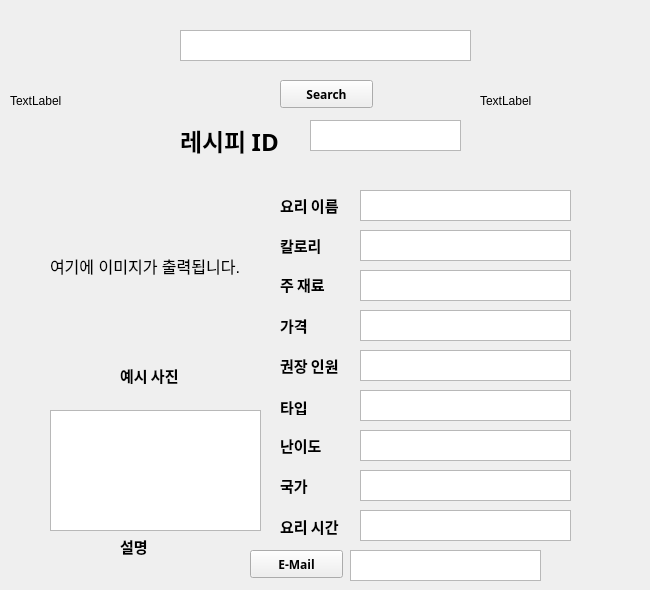
   <widget class="QWidget" name="tab">
    <attribute name="title">
     <string>Search(Name)</string>
    </attribute>
    <widget class="QPushButton" name="pushButton">
     <property name="geometry">
      <rect>
       <x>280</x>
       <y>80</y>
       <width>93</width>
       <height>28</height>
      </rect>
     </property>
     <property name="font">
      <font>
       <family>휴먼매직체</family>
       <weight>75</weight>
       <bold>true</bold>
      </font>
     </property>
     <property name="text">
      <string>Search</string>
     </property>
    </widget>
    <widget class="QTextEdit" name="textEdit_4">
     <property name="geometry">
      <rect>
       <x>180</x>
       <y>30</y>
       <width>291</width>
       <height>31</height>
      </rect>
     </property>
    </widget>
    <widget class="QTextBrowser" name="textBrowser_2">
     <property name="geometry">
      <rect>
       <x>310</x>
       <y>120</y>
       <width>151</width>
       <height>31</height>
      </rect>
     </property>
     <property name="html">
      <string>&lt;!DOCTYPE HTML PUBLIC &quot;-//W3C//DTD HTML 4.0//EN&quot; &quot;http://www.w3.org/TR/REC-html40/strict.dtd&quot;&gt;
&lt;html&gt;&lt;head&gt;&lt;meta name=&quot;qrichtext&quot; content=&quot;1&quot; /&gt;&lt;style type=&quot;text/css&quot;&gt;
p, li { white-space: pre-wrap; }
&lt;/style&gt;&lt;/head&gt;&lt;body style=&quot; font-family:'휴먼매직체'; font-size:9pt; font-weight:400; font-style:normal;&quot;&gt;
&lt;p style=&quot;-qt-paragraph-type:empty; margin-top:0px; margin-bottom:0px; margin-left:0px; margin-right:0px; -qt-block-indent:0; text-indent:0px; font-family:'Gulim';&quot;&gt;&lt;br /&gt;&lt;/p&gt;&lt;/body&gt;&lt;/html&gt;</string>
     </property>
    </widget>
    <widget class="QTextBrowser" name="textBrowser_4">
     <property name="geometry">
      <rect>
       <x>360</x>
       <y>190</y>
       <width>211</width>
       <height>31</height>
      </rect>
     </property>
     <property name="html">
      <string>&lt;!DOCTYPE HTML PUBLIC &quot;-//W3C//DTD HTML 4.0//EN&quot; &quot;http://www.w3.org/TR/REC-html40/strict.dtd&quot;&gt;
&lt;html&gt;&lt;head&gt;&lt;meta name=&quot;qrichtext&quot; content=&quot;1&quot; /&gt;&lt;style type=&quot;text/css&quot;&gt;
p, li { white-space: pre-wrap; }
&lt;/style&gt;&lt;/head&gt;&lt;body style=&quot; font-family:'휴먼매직체'; font-size:9pt; font-weight:400; font-style:normal;&quot;&gt;
&lt;p style=&quot;-qt-paragraph-type:empty; margin-top:0px; margin-bottom:0px; margin-left:0px; margin-right:0px; -qt-block-indent:0; text-indent:0px; font-family:'Gulim';&quot;&gt;&lt;br /&gt;&lt;/p&gt;&lt;/body&gt;&lt;/html&gt;</string>
     </property>
    </widget>
    <widget class="QTextBrowser" name="textBrowser_5">
     <property name="geometry">
      <rect>
       <x>360</x>
       <y>230</y>
       <width>211</width>
       <height>31</height>
      </rect>
     </property>
     <property name="html">
      <string>&lt;!DOCTYPE HTML PUBLIC &quot;-//W3C//DTD HTML 4.0//EN&quot; &quot;http://www.w3.org/TR/REC-html40/strict.dtd&quot;&gt;
&lt;html&gt;&lt;head&gt;&lt;meta name=&quot;qrichtext&quot; content=&quot;1&quot; /&gt;&lt;style type=&quot;text/css&quot;&gt;
p, li { white-space: pre-wrap; }
&lt;/style&gt;&lt;/head&gt;&lt;body style=&quot; font-family:'휴먼매직체'; font-size:9pt; font-weight:400; font-style:normal;&quot;&gt;
&lt;p style=&quot;-qt-paragraph-type:empty; margin-top:0px; margin-bottom:0px; margin-left:0px; margin-right:0px; -qt-block-indent:0; text-indent:0px; font-family:'Gulim';&quot;&gt;&lt;br /&gt;&lt;/p&gt;&lt;/body&gt;&lt;/html&gt;</string>
     </property>
    </widget>
    <widget class="QTextBrowser" name="textBrowser_6">
     <property name="geometry">
      <rect>
       <x>360</x>
       <y>270</y>
       <width>211</width>
       <height>31</height>
      </rect>
     </property>
     <property name="html">
      <string>&lt;!DOCTYPE HTML PUBLIC &quot;-//W3C//DTD HTML 4.0//EN&quot; &quot;http://www.w3.org/TR/REC-html40/strict.dtd&quot;&gt;
&lt;html&gt;&lt;head&gt;&lt;meta name=&quot;qrichtext&quot; content=&quot;1&quot; /&gt;&lt;style type=&quot;text/css&quot;&gt;
p, li { white-space: pre-wrap; }
&lt;/style&gt;&lt;/head&gt;&lt;body style=&quot; font-family:'휴먼매직체'; font-size:9pt; font-weight:400; font-style:normal;&quot;&gt;
&lt;p style=&quot;-qt-paragraph-type:empty; margin-top:0px; margin-bottom:0px; margin-left:0px; margin-right:0px; -qt-block-indent:0; text-indent:0px; font-family:'Gulim';&quot;&gt;&lt;br /&gt;&lt;/p&gt;&lt;/body&gt;&lt;/html&gt;</string>
     </property>
    </widget>
    <widget class="QTextBrowser" name="textBrowser_7">
     <property name="geometry">
      <rect>
       <x>360</x>
       <y>310</y>
       <width>211</width>
       <height>31</height>
      </rect>
     </property>
     <property name="html">
      <string>&lt;!DOCTYPE HTML PUBLIC &quot;-//W3C//DTD HTML 4.0//EN&quot; &quot;http://www.w3.org/TR/REC-html40/strict.dtd&quot;&gt;
&lt;html&gt;&lt;head&gt;&lt;meta name=&quot;qrichtext&quot; content=&quot;1&quot; /&gt;&lt;style type=&quot;text/css&quot;&gt;
p, li { white-space: pre-wrap; }
&lt;/style&gt;&lt;/head&gt;&lt;body style=&quot; font-family:'휴먼매직체'; font-size:9pt; font-weight:400; font-style:normal;&quot;&gt;
&lt;p style=&quot;-qt-paragraph-type:empty; margin-top:0px; margin-bottom:0px; margin-left:0px; margin-right:0px; -qt-block-indent:0; text-indent:0px; font-family:'Gulim';&quot;&gt;&lt;br /&gt;&lt;/p&gt;&lt;/body&gt;&lt;/html&gt;</string>
     </property>
    </widget>
    <widget class="QTextBrowser" name="textBrowser_8">
     <property name="geometry">
      <rect>
       <x>360</x>
       <y>350</y>
       <width>211</width>
       <height>31</height>
      </rect>
     </property>
     <property name="html">
      <string>&lt;!DOCTYPE HTML PUBLIC &quot;-//W3C//DTD HTML 4.0//EN&quot; &quot;http://www.w3.org/TR/REC-html40/strict.dtd&quot;&gt;
&lt;html&gt;&lt;head&gt;&lt;meta name=&quot;qrichtext&quot; content=&quot;1&quot; /&gt;&lt;style type=&quot;text/css&quot;&gt;
p, li { white-space: pre-wrap; }
&lt;/style&gt;&lt;/head&gt;&lt;body style=&quot; font-family:'휴먼매직체'; font-size:9pt; font-weight:400; font-style:normal;&quot;&gt;
&lt;p style=&quot;-qt-paragraph-type:empty; margin-top:0px; margin-bottom:0px; margin-left:0px; margin-right:0px; -qt-block-indent:0; text-indent:0px; font-family:'Gulim';&quot;&gt;&lt;br /&gt;&lt;/p&gt;&lt;/body&gt;&lt;/html&gt;</string>
     </property>
    </widget>
    <widget class="QLabel" name="label_6">
     <property name="geometry">
      <rect>
       <x>180</x>
       <y>120</y>
       <width>151</width>
       <height>41</height>
      </rect>
     </property>
     <property name="font">
      <font>
       <family>휴먼매직체</family>
       <pointsize>18</pointsize>
       <weight>75</weight>
       <italic>false</italic>
       <bold>true</bold>
       <underline>false</underline>
      </font>
     </property>
     <property name="text">
      <string>레시피 ID</string>
     </property>
    </widget>
    <widget class="QLabel" name="label_7">
     <property name="geometry">
      <rect>
       <x>280</x>
       <y>195</y>
       <width>71</width>
       <height>21</height>
      </rect>
     </property>
     <property name="font">
      <font>
       <family>휴먼매직체</family>
       <pointsize>11</pointsize>
       <weight>75</weight>
       <bold>true</bold>
      </font>
     </property>
     <property name="text">
      <string>요리 이름</string>
     </property>
    </widget>
    <widget class="QTextBrowser" name="textBrowser_9">
     <property name="geometry">
      <rect>
       <x>50</x>
       <y>410</y>
       <width>211</width>
       <height>121</height>
      </rect>
     </property>
     <property name="font">
      <font>
       <pointsize>11</pointsize>
      </font>
     </property>
     <property name="html">
      <string>&lt;!DOCTYPE HTML PUBLIC &quot;-//W3C//DTD HTML 4.0//EN&quot; &quot;http://www.w3.org/TR/REC-html40/strict.dtd&quot;&gt;
&lt;html&gt;&lt;head&gt;&lt;meta name=&quot;qrichtext&quot; content=&quot;1&quot; /&gt;&lt;style type=&quot;text/css&quot;&gt;
p, li { white-space: pre-wrap; }
&lt;/style&gt;&lt;/head&gt;&lt;body style=&quot; font-family:'휴먼매직체'; font-size:11pt; font-weight:400; font-style:normal;&quot;&gt;
&lt;p style=&quot;-qt-paragraph-type:empty; margin-top:0px; margin-bottom:0px; margin-left:0px; margin-right:0px; -qt-block-indent:0; text-indent:0px;&quot;&gt;&lt;br /&gt;&lt;/p&gt;&lt;/body&gt;&lt;/html&gt;</string>
     </property>
    </widget>
    <widget class="QTextBrowser" name="textBrowser_10">
     <property name="geometry">
      <rect>
       <x>360</x>
       <y>470</y>
       <width>211</width>
       <height>31</height>
      </rect>
     </property>
     <property name="html">
      <string>&lt;!DOCTYPE HTML PUBLIC &quot;-//W3C//DTD HTML 4.0//EN&quot; &quot;http://www.w3.org/TR/REC-html40/strict.dtd&quot;&gt;
&lt;html&gt;&lt;head&gt;&lt;meta name=&quot;qrichtext&quot; content=&quot;1&quot; /&gt;&lt;style type=&quot;text/css&quot;&gt;
p, li { white-space: pre-wrap; }
&lt;/style&gt;&lt;/head&gt;&lt;body style=&quot; font-family:'휴먼매직체'; font-size:9pt; font-weight:400; font-style:normal;&quot;&gt;
&lt;p style=&quot;-qt-paragraph-type:empty; margin-top:0px; margin-bottom:0px; margin-left:0px; margin-right:0px; -qt-block-indent:0; text-indent:0px; font-family:'Gulim';&quot;&gt;&lt;br /&gt;&lt;/p&gt;&lt;/body&gt;&lt;/html&gt;</string>
     </property>
    </widget>
    <widget class="QTextBrowser" name="textBrowser_11">
     <property name="geometry">
      <rect>
       <x>360</x>
       <y>430</y>
       <width>211</width>
       <height>31</height>
      </rect>
     </property>
     <property name="html">
      <string>&lt;!DOCTYPE HTML PUBLIC &quot;-//W3C//DTD HTML 4.0//EN&quot; &quot;http://www.w3.org/TR/REC-html40/strict.dtd&quot;&gt;
&lt;html&gt;&lt;head&gt;&lt;meta name=&quot;qrichtext&quot; content=&quot;1&quot; /&gt;&lt;style type=&quot;text/css&quot;&gt;
p, li { white-space: pre-wrap; }
&lt;/style&gt;&lt;/head&gt;&lt;body style=&quot; font-family:'휴먼매직체'; font-size:9pt; font-weight:400; font-style:normal;&quot;&gt;
&lt;p style=&quot;-qt-paragraph-type:empty; margin-top:0px; margin-bottom:0px; margin-left:0px; margin-right:0px; -qt-block-indent:0; text-indent:0px; font-family:'Gulim';&quot;&gt;&lt;br /&gt;&lt;/p&gt;&lt;/body&gt;&lt;/html&gt;</string>
     </property>
    </widget>
    <widget class="QTextBrowser" name="textBrowser_12">
     <property name="geometry">
      <rect>
       <x>360</x>
       <y>510</y>
       <width>211</width>
       <height>31</height>
      </rect>
     </property>
     <property name="html">
      <string>&lt;!DOCTYPE HTML PUBLIC &quot;-//W3C//DTD HTML 4.0//EN&quot; &quot;http://www.w3.org/TR/REC-html40/strict.dtd&quot;&gt;
&lt;html&gt;&lt;head&gt;&lt;meta name=&quot;qrichtext&quot; content=&quot;1&quot; /&gt;&lt;style type=&quot;text/css&quot;&gt;
p, li { white-space: pre-wrap; }
&lt;/style&gt;&lt;/head&gt;&lt;body style=&quot; font-family:'휴먼매직체'; font-size:9pt; font-weight:400; font-style:normal;&quot;&gt;
&lt;p style=&quot;-qt-paragraph-type:empty; margin-top:0px; margin-bottom:0px; margin-left:0px; margin-right:0px; -qt-block-indent:0; text-indent:0px; font-family:'Gulim';&quot;&gt;&lt;br /&gt;&lt;/p&gt;&lt;/body&gt;&lt;/html&gt;</string>
     </property>
    </widget>
    <widget class="QTextBrowser" name="textBrowser_13">
     <property name="geometry">
      <rect>
       <x>360</x>
       <y>390</y>
       <width>211</width>
       <height>31</height>
      </rect>
     </property>
     <property name="html">
      <string>&lt;!DOCTYPE HTML PUBLIC &quot;-//W3C//DTD HTML 4.0//EN&quot; &quot;http://www.w3.org/TR/REC-html40/strict.dtd&quot;&gt;
&lt;html&gt;&lt;head&gt;&lt;meta name=&quot;qrichtext&quot; content=&quot;1&quot; /&gt;&lt;style type=&quot;text/css&quot;&gt;
p, li { white-space: pre-wrap; }
&lt;/style&gt;&lt;/head&gt;&lt;body style=&quot; font-family:'휴먼매직체'; font-size:9pt; font-weight:400; font-style:normal;&quot;&gt;
&lt;p style=&quot;-qt-paragraph-type:empty; margin-top:0px; margin-bottom:0px; margin-left:0px; margin-right:0px; -qt-block-indent:0; text-indent:0px; font-family:'Gulim';&quot;&gt;&lt;br /&gt;&lt;/p&gt;&lt;/body&gt;&lt;/html&gt;</string>
     </property>
    </widget>
    <widget class="QLabel" name="label_8">
     <property name="geometry">
      <rect>
       <x>120</x>
       <y>365</y>
       <width>101</width>
       <height>21</height>
      </rect>
     </property>
     <property name="font">
      <font>
       <family>휴먼매직체</family>
       <pointsize>11</pointsize>
       <weight>75</weight>
       <bold>true</bold>
      </font>
     </property>
     <property name="text">
      <string>예시 사진</string>
     </property>
    </widget>
    <widget class="QLabel" name="label_9">
     <property name="geometry">
      <rect>
       <x>120</x>
       <y>536</y>
       <width>101</width>
       <height>20</height>
      </rect>
     </property>
     <property name="font">
      <font>
       <family>휴먼매직체</family>
       <pointsize>11</pointsize>
       <weight>75</weight>
       <bold>true</bold>
      </font>
     </property>
     <property name="text">
      <string>설명</string>
     </property>
    </widget>
    <widget class="QLabel" name="label_10">
     <property name="geometry">
      <rect>
       <x>280</x>
       <y>235</y>
       <width>64</width>
       <height>20</height>
      </rect>
     </property>
     <property name="font">
      <font>
       <family>휴먼매직체</family>
       <pointsize>11</pointsize>
       <weight>75</weight>
       <bold>true</bold>
      </font>
     </property>
     <property name="text">
      <string>칼로리</string>
     </property>
    </widget>
    <widget class="QLabel" name="label_11">
     <property name="geometry">
      <rect>
       <x>280</x>
       <y>315</y>
       <width>64</width>
       <height>20</height>
      </rect>
     </property>
     <property name="font">
      <font>
       <family>휴먼매직체</family>
       <pointsize>11</pointsize>
       <weight>75</weight>
       <bold>true</bold>
      </font>
     </property>
     <property name="text">
      <string>가격</string>
     </property>
    </widget>
    <widget class="QLabel" name="label_12">
     <property name="geometry">
      <rect>
       <x>280</x>
       <y>274</y>
       <width>64</width>
       <height>21</height>
      </rect>
     </property>
     <property name="font">
      <font>
       <family>휴먼매직체</family>
       <pointsize>11</pointsize>
       <weight>75</weight>
       <bold>true</bold>
      </font>
     </property>
     <property name="text">
      <string>주 재료</string>
     </property>
    </widget>
    <widget class="QLabel" name="label_13">
     <property name="geometry">
      <rect>
       <x>280</x>
       <y>400</y>
       <width>64</width>
       <height>15</height>
      </rect>
     </property>
     <property name="font">
      <font>
       <family>휴먼매직체</family>
       <pointsize>11</pointsize>
       <weight>75</weight>
       <bold>true</bold>
      </font>
     </property>
     <property name="text">
      <string>타입</string>
     </property>
    </widget>
    <widget class="QLabel" name="label_14">
     <property name="geometry">
      <rect>
       <x>280</x>
       <y>475</y>
       <width>64</width>
       <height>20</height>
      </rect>
     </property>
     <property name="font">
      <font>
       <family>휴먼매직체</family>
       <pointsize>11</pointsize>
       <weight>75</weight>
       <bold>true</bold>
      </font>
     </property>
     <property name="text">
      <string>국가</string>
     </property>
    </widget>
    <widget class="QLabel" name="label_15">
     <property name="geometry">
      <rect>
       <x>280</x>
       <y>435</y>
       <width>64</width>
       <height>20</height>
      </rect>
     </property>
     <property name="font">
      <font>
       <family>휴먼매직체</family>
       <pointsize>11</pointsize>
       <weight>75</weight>
       <bold>true</bold>
      </font>
     </property>
     <property name="text">
      <string>난이도</string>
     </property>
    </widget>
    <widget class="QLabel" name="label_16">
     <property name="geometry">
      <rect>
       <x>280</x>
       <y>355</y>
       <width>71</width>
       <height>21</height>
      </rect>
     </property>
     <property name="font">
      <font>
       <family>휴먼매직체</family>
       <pointsize>11</pointsize>
       <weight>75</weight>
       <bold>true</bold>
      </font>
     </property>
     <property name="text">
      <string>권장 인원</string>
     </property>
    </widget>
    <widget class="QLabel" name="label_17">
     <property name="geometry">
      <rect>
       <x>280</x>
       <y>516</y>
       <width>81</width>
       <height>20</height>
      </rect>
     </property>
     <property name="font">
      <font>
       <family>휴먼매직체</family>
       <pointsize>11</pointsize>
       <weight>75</weight>
       <bold>true</bold>
      </font>
     </property>
     <property name="text">
      <string>요리 시간</string>
     </property>
    </widget>
    <widget class="QPushButton" name="pushButton_5">
     <property name="geometry">
      <rect>
       <x>250</x>
       <y>550</y>
       <width>93</width>
       <height>28</height>
      </rect>
     </property>
     <property name="font">
      <font>
       <family>휴먼매직체</family>
       <weight>75</weight>
       <bold>true</bold>
      </font>
     </property>
     <property name="text">
      <string>E-Mail</string>
     </property>
    </widget>
    <widget class="QTextBrowser" name="textBrowser_15">
     <property name="geometry">
      <rect>
       <x>350</x>
       <y>550</y>
       <width>191</width>
       <height>31</height>
      </rect>
     </property>
     <property name="html">
      <string>&lt;!DOCTYPE HTML PUBLIC &quot;-//W3C//DTD HTML 4.0//EN&quot; &quot;http://www.w3.org/TR/REC-html40/strict.dtd&quot;&gt;
&lt;html&gt;&lt;head&gt;&lt;meta name=&quot;qrichtext&quot; content=&quot;1&quot; /&gt;&lt;style type=&quot;text/css&quot;&gt;
p, li { white-space: pre-wrap; }
&lt;/style&gt;&lt;/head&gt;&lt;body style=&quot; font-family:'휴먼매직체'; font-size:9pt; font-weight:400; font-style:normal;&quot;&gt;
&lt;p style=&quot;-qt-paragraph-type:empty; margin-top:0px; margin-bottom:0px; margin-left:0px; margin-right:0px; -qt-block-indent:0; text-indent:0px; font-family:'Gulim';&quot;&gt;&lt;br /&gt;&lt;/p&gt;&lt;/body&gt;&lt;/html&gt;</string>
     </property>
    </widget>
    <widget class="QLabel" name="display_img">
     <property name="geometry">
      <rect>
       <x>50</x>
       <y>180</y>
       <width>221</width>
       <height>171</height>
      </rect>
     </property>
     <property name="font">
      <font>
       <pointsize>12</pointsize>
      </font>
     </property>
     <property name="text">
      <string>여기에 이미지가 출력됩니다.</string>
     </property>
    </widget>
    <widget class="QLabel" name="pic1">
     <property name="geometry">
      <rect>
       <x>10</x>
       <y>30</y>
       <width>161</width>
       <height>141</height>
      </rect>
     </property>
     <property name="text">
      <string>TextLabel</string>
     </property>
    </widget>
    <widget class="QLabel" name="pic2">
     <property name="geometry">
      <rect>
       <x>480</x>
       <y>30</y>
       <width>161</width>
       <height>141</height>
      </rect>
     </property>
     <property name="text">
      <string>TextLabel</string>
     </property>
    </widget>
   </widget>
